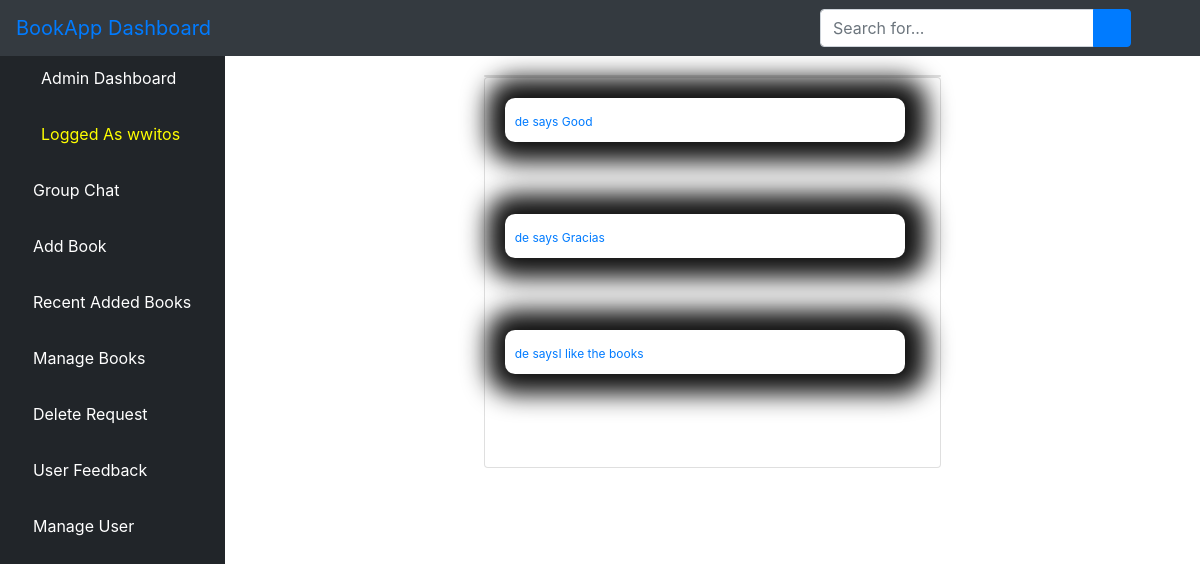
/afeedback/ (signed in), run on the app's committed database.
### bookstore/models.py (models this page shows, shortened)
class User(AbstractUser):
    is_admin = models.BooleanField(default=False)
    is_publisher = models.BooleanField(default=False)
    is_librarian = models.BooleanField(default=False)
    is_user = models.BooleanField(default=False)
    is_marketing = models.BooleanField(default=False)
    class Meta:
        swappable = 'AUTH_USER_MODEL'

class Feedback(models.Model):
    feedback = models.CharField(max_length=100, null=True, blank=True)

### bookstore/views.py (the view)
# urls.py: path('afeedback/', views.AFeedback.as_view(), name='afeedback'),
class AFeedback(LoginRequiredMixin,ListView):
	model = Feedback
	template_name = 'dashboard/feedback.html'
	context_object_name = 'feedbacks'
	paginate_by = 3
	def get_queryset(self):
		return Feedback.objects.order_by('-id')

### bookstore/templates/dashboard/feedback.html (shortened to what this page needs)
{% extends 'dashboard/base.html' %}
{% block content %}
<div class="container-fluid">
<div class="row">
<div class="col-sm-3" style="color: red">
</div>
<div class="col-sm-6" style="padding-top: 25px">
    <div class="card">
</div>
<div class="card mb-2">
<div class="card-body">
<div class="row">
    <div class="col-sm-8">
    {% for feedback in feedbacks %}
        <div class="chat" style="width: 150%; background: white; box-shadow: 2px 0px 25px 20px #111;">
                <strong><small class="chat-user-special text-primary"> {{ feedback.feedback }}</small></strong>
        </div><br><br><br>
    {% empty %}
    <h1 class="heading">No delete request</h1><br>
    {% endfor %}
    <div class="col-sm-4"></div>
    </div>
                      </div>
                    </div>
                  </div>
</div>
<div class="col-sm-2" style="color: red">
</div>
</div>
</div>
{% endblock content %}

### bookstore/templates/dashboard/base.html (shortened to what this page needs)
{% load static %}
<!DOCTYPE html>
<html lang="en">
<head>
    {% load static %}
    <link href="{% static 'vendor/fontawesome-free/css/all.min.css' %}" rel="stylesheet" type="text/css">
       <link rel="stylesheet" href="{% static 'assets/css/bootstrap.min.css' %}">
      <link rel="stylesheet" href="{% static 'assets/fonts/font-awesome-4.7.0/css/font-awesome.min.css' %}">
    <link href="{% static 'vendor/datatables/dataTables.bootstrap4.css' %}" rel="stylesheet">
    <link rel="stylesheet" type="text/css" href="{% static 'css/master.css' %}">
    <link href="{% static 'css/sb-admin.css' %}" rel="stylesheet">
</head>
<body id="page-top">
<nav class="navbar navbar-expand navbar-dark bg-dark fixed-top">
    <a class="navbar-brand mr-1 text-primary" href="">BookApp Dashboard</a>
    <button class="btn btn-link btn-sm text-white order-1 order-sm-0" id="sidebarToggle" href="#">
        <i class="fas fa-bars"></i>
    </button>
      <form class="d-none d-md-inline-block form-inline ml-auto mr-0 mr-md-3 my-2 my-md-0" action="{% url 'asearch' %}">
        <div class="input-group">
            <input type="text" class="form-control" name="query" placeholder="Search for..." aria-label="Search" aria-describedby="basic-addon2">
            <div class="input-group-append">
                <button class="btn btn-primary" type="submit">
                    <i class="fas fa-search"></i>
                </button>
            </div>
        </div>
    </form>
    <ul class="navbar-nav ml-auto ml-md-0">
        <li class="nav-item dropdown no-arrow">
            <a class="nav-link dropdown-toggle" href="#" id="userDropdown" role="button" data-toggle="dropdown" aria-haspopup="true" aria-expanded="false">
                <i class="fas fa-user-circle fa-fw text-primary"></i>
            </a>
        </li>
    </ul>
</nav>
<div id="wrapper" style="padding-top: 50px">
<ul class="sidebar navbar-nav">
    <li class="nav-item active">
        <a class="nav-link" href="{% url 'dashboard' %}">
            <i class="fas fa-fw fa-tachometer-alt"></i>
            <span>Admin Dashboard</span>
        </a>
    </li>
    <li class="nav-item active">
        <a class="nav-link" href="">
            <i class="fas fa-user-circle fa-fw text-warning"></i>
            <span style="color: yellow">Logged As {{ user.username }}</span>
        </a>
    </li>
    <li class="nav-item">
        <a class="nav-link" href="{% url 'alchat' %}">
            <i class="fas fa-book text-primary"></i>
            <span style="color: white">Group Chat</span>
        </a>
    </li>
        <li class="nav-item">
        <a class="nav-link" href="{% url 'aabook_form' %}">
            <i class="fas fa-book text-primary"></i>
            <span style="color: white">Add Book</span>
        </a>
    </li>
    <li class="nav-item">
        <a class="nav-link" href="{% url 'albook' %}">
            <i class="fas fa-book text-primary"></i>
            <span style="color: white">Recent Added Books</span>
        </a>
    </li>
      <li class="nav-item">
        <a class="nav-link" href="{% url 'ambook' %}">
            <i class="fas fa-book text-primary"></i>
            <span style="color: white">Manage Books</span>
        </a>
    </li>
     <li class="nav-item">
        <a class="nav-link" href="{% url 'adrequest' %}">
            <i class="fas fa-book text-primary"></i>
            <span style="color: white">Delete Request</span>
        </a>
    </li>
     <li class="nav-item">
        <a class="nav-link" href="{% url 'afeedback' %}">
            <i class="fas fa-book text-primary"></i>
            <span style="color: white">User Feedback</span>
        </a>
    </li>
     <li class="nav-item">
        <a class="nav-link" href="{% url 'aluser' %}">
            <i class="fas fa-user text-primary"></i>
            <span style="color: white">Manage User</span>
        </a>
    </li>
</ul>
    {% block content %}{% endblock content %}
</div>

### static/css/master.css (style rules this page uses)
html { scroll-behavior: smooth; }
li { list-style-type: none; }
.chat { background: rgb(220, 20, 60); border-radius: 10px; width: 70%; padding: 10px; }
.chat-user-special { color: yellow; font-size: 12px; }

### bookstore/templates/dashboard/base.html (style rules this page uses)
body { display: flex; flex-direction: column; min-height: 100vh; }

### data on the page
User: username "wwitos"
Feedback: feedback "de says Good"
Feedback: feedback "de says Gracias"
Feedback: feedback "de saysI like the books"
